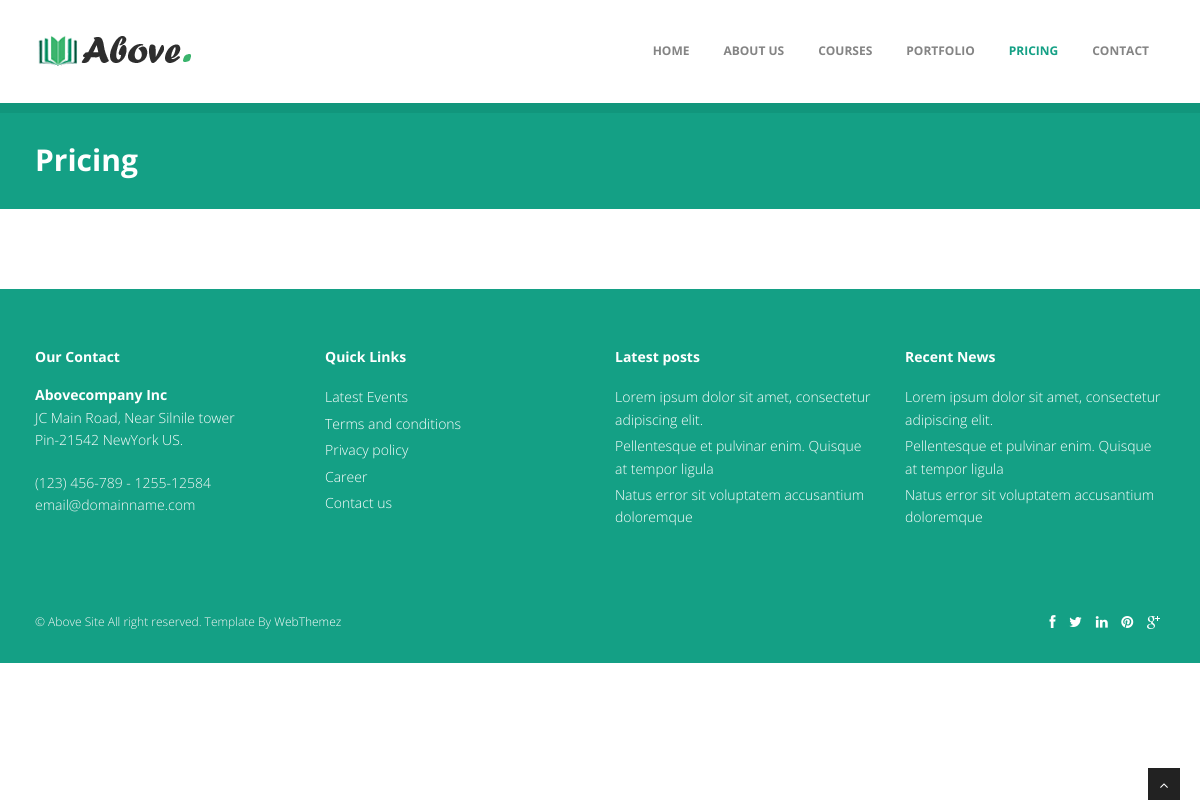
/pricing/, run on an earlier commit of the app's database.
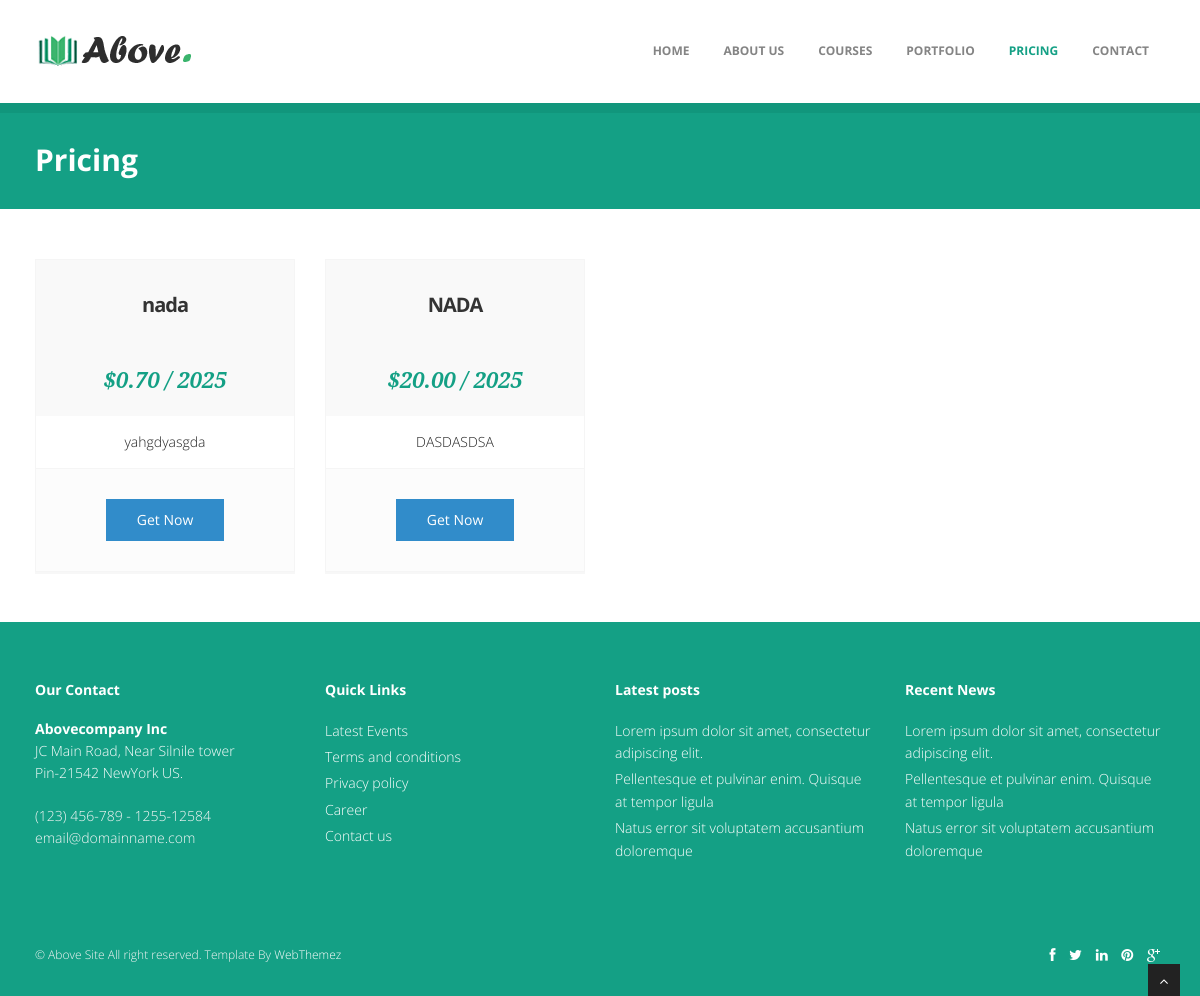
And on a later commit of the database.
### pricing/models.py (models this page shows, shortened)
class PricingPlan(models.Model):
    name = models.CharField(max_length=100)
    price = models.DecimalField(max_digits=10, decimal_places=2)
    duration = models.CharField(max_length=20, default='Year')  # Monthly, Yearly, etc.
    features = models.TextField()  # Store as comma-separated values or use JSONField for better structure
    is_featured = models.BooleanField(default=False)
    def get_features(self):
        return self.features.split(',')

### pricing/views.py (the view)
# urls.py: path('', views.pricing, name='pricing'),
def pricing(request):
    plans = PricingPlan.objects.all()
    discount_dict = {
        discount.plan.id: discount.apply_discount()
        for discount in Discount.objects.filter(active=True, start_date__lte=date.today(), end_date__gte=date.today())
    }
    for plan in plans:
        if plan.id in discount_dict:
            plan.discounted_price = discount_dict[plan.id]
        else:
            plan.discounted_price = Decimal(plan.price)
    context = {
        'plans': plans,
    }
    return render(request, 'pricing/pricing.html', context)

### pricing/templates/pricing/pricing.html (shortened to what this page needs)
{% extends 'base.html' %}
{% load static %}
{% block body %}
<section id="inner-headline">
    <div class="container">
        <div class="row">
            <div class="col-lg-12">
                <h2 class="pageTitle">Pricing</h2>
            </div>
        </div>
    </div>
</section>
<section id="content">
    <div class="container">
        <div class="row">
            {% for plan in plans %}
            <div class="col-lg-3">
                <div class="pricing-box-item{% if plan.is_featured %} activeItem{% endif %}">
                    <div class="pricing-heading">
                        <h3><strong>{{ plan.name }}</strong></h3>
                    </div>
                    <div class="pricing-terms">
                        {% if plan.discounted_price < plan.price %}
                        <h6>
                            <del>${{ plan.price }}</del>
                            <span>${{ plan.discounted_price }} / {{ plan.duration }}</span>
                        </h6>
                        {% else %}
                        <h6>${{ plan.price }} / {{ plan.duration }}</h6>
                        {% endif %}
                    </div>
                    <div class="pricing-container">
                        <ul>
                            {% for feature in plan.get_features %}
                            <li> {{ feature }}</li>
                            {% endfor %}
                        </ul>
                    </div>
                    <div class="pricing-action">
                        <a href="#" class="btn btn-medium btn-theme"> Get Now</a>
                    </div>
                </div>
            </div>
            {% endfor %}
        </div>
    </div>
</section>
{% endblock %}

What changed in the data, as far as the page shows it:
added PricingPlan: name "nada", price "0.70", duration "2025", get_features "yahgdyasgda"
added PricingPlan: name "NADA", price "20.00", duration "2025", get_features "DASDASDSA"
